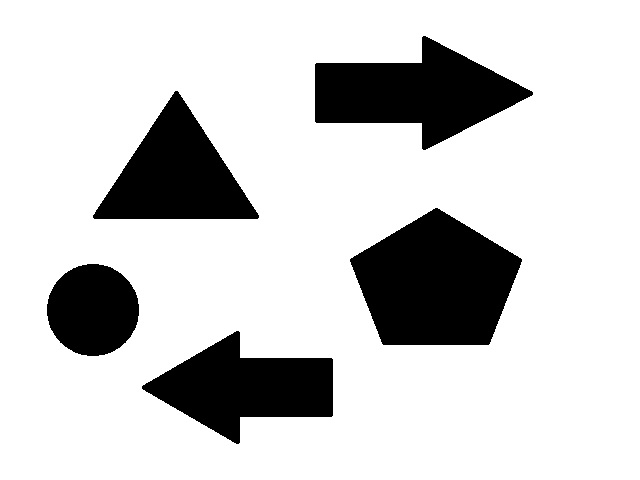
//> input picture Topico37/Cpp/image.jpg, 640 x 480 px
$ ./Origem   (built with g++ and OpenCV 4)
//> lines starting //> are read from the running program, lines starting //| are printed output that depends on the picture; after the words box and inside, x2 and y2 are one past the last pixel; in counts of white or black regions, pixels touching at a corner belong together
#include "opencv/highgui.h"
#include "opencv2/opencv.hpp"

using namespace std;
using namespace cv;

int main(void) {

	Mat img;
	Mat img_gray;
	Mat img_OTSU;
	Mat element = getStructuringElement(MORPH_RECT, Size(1, 3), Point(-1, -1));

	img = imread("Image.jpg", 1);
//> img is the input picture: 480 rows x 640 cols, CV_8UC3; min 0, max 255, mean 206.4
	//imshow("Image", img);
	cvtColor(img, img_gray, CV_BGR2GRAY);
	threshold(img_gray, img_OTSU, 50, 255, THRESH_OTSU);
//> img_OTSU: 480 rows x 640 cols, CV_8UC1; 80.9% white; 5 black regions, box (x1, y1, x2, y2) and area: (350, 208, 522, 345) 16450, (315, 36, 533, 150) 13089, (142, 331, 333, 444) 11335, (93, 91, 259, 219) 11056, (47, 264, 139, 356) 6622

	imshow("OTSU", img_OTSU);
	waitKey(0);

	for (int i = 0; i < 9; i++) {
		dilate(img_OTSU, img_OTSU, element);
		imshow("Dilate", img_OTSU);
		waitKey(1000);

	}
//> this loop made 9 passes
//> pass 1, `dilate(img_OTSU, img_OTSU, element);`:
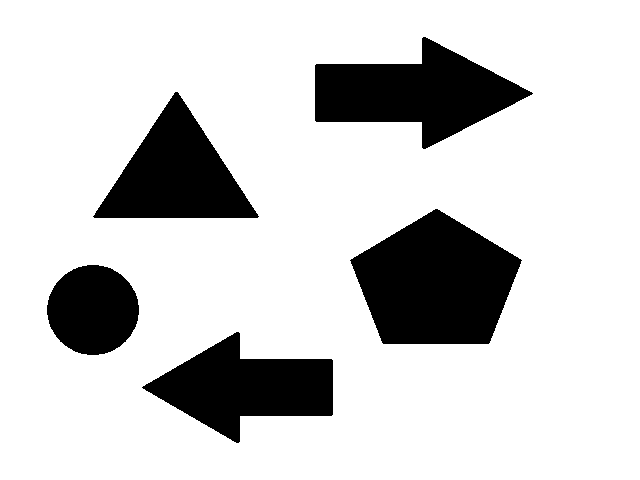
//> img_OTSU: 480 rows x 640 cols, CV_8UC1; 81.5% white; 5 black regions, box (x1, y1, x2, y2) and area: (350, 209, 522, 344) 16106, (315, 37, 533, 149) 12653, (142, 332, 333, 443) 10953, (93, 92, 259, 218) 10724, (47, 265, 139, 355) 6438
//> pass 2, `dilate(img_OTSU, img_OTSU, element);`:
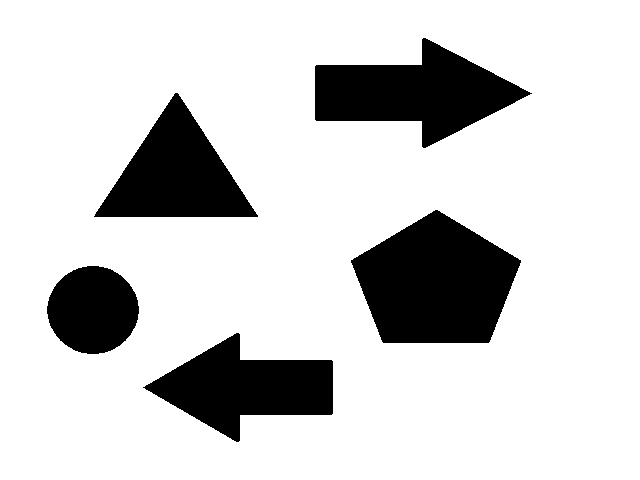
//> img_OTSU: 480 rows x 640 cols, CV_8UC1; 82% white; 5 black regions, box (x1, y1, x2, y2) and area: (351, 210, 521, 343) 15764, (315, 38, 532, 148) 12218, (143, 333, 333, 442) 10572, (94, 93, 258, 217) 10394, (47, 266, 139, 354) 6254
//> pass 3, `dilate(img_OTSU, img_OTSU, element);`:
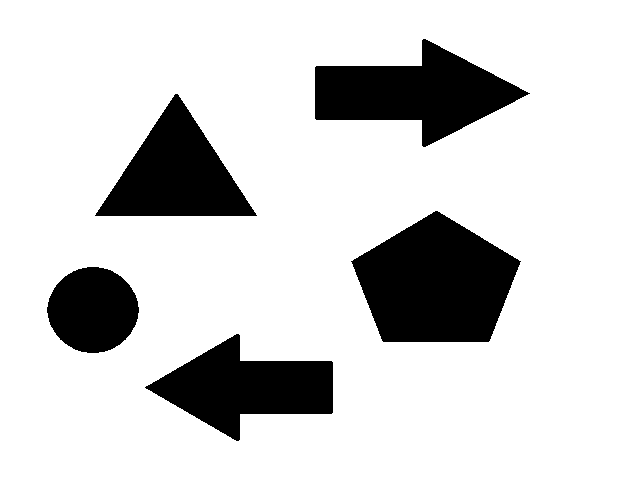
//> img_OTSU: 480 rows x 640 cols, CV_8UC1; 82.6% white; 5 black regions, box (x1, y1, x2, y2) and area: (351, 211, 521, 342) 15424, (315, 39, 530, 147) 11786, (145, 334, 333, 441) 10194, (95, 94, 257, 216) 10067, (47, 267, 139, 353) 6070
//> after the loop:
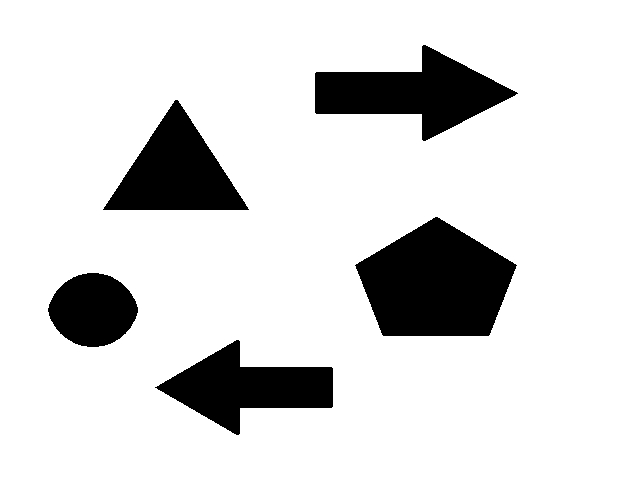
//> img_OTSU: 480 rows x 640 cols, CV_8UC1; 85.7% white; 5 black regions, box (x1, y1, x2, y2) and area: (355, 217, 517, 336) 13436, (315, 45, 518, 141) 9277, (103, 100, 249, 210) 8211, (155, 340, 333, 435) 7996, (48, 273, 138, 347) 4978


}
